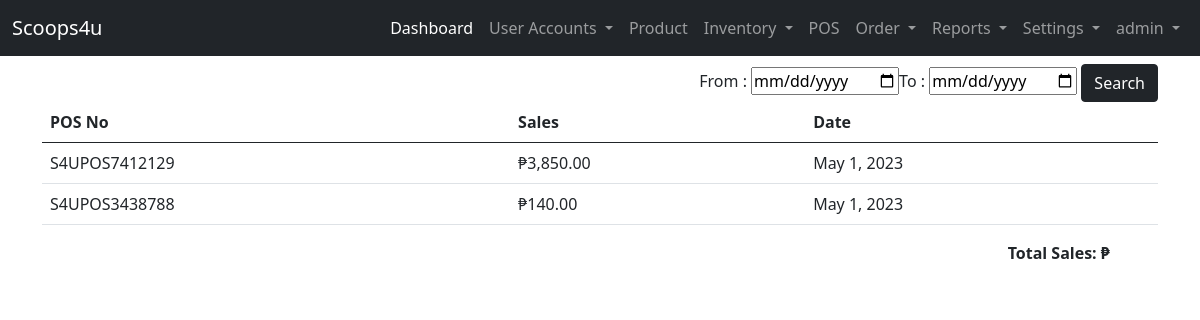
The page /user-site/reports/pos-sales/ (signed in) on the database its author committed.
### landing_page/models.py (models this page shows)
class User(AbstractUser):
    ROLE = ((" "," "),("admin","admin"),("staff","staff"),("reseller","reseller"),("delivery_staff","delivery_staff"))
    STAT = ((" "," "),("active","active"),("inactive","inactive"))
    role = models.CharField(max_length=50, null=True, default=None, choices=ROLE)
    status = models.CharField(max_length=50, null=True, default=None , choices=STAT)

### admin_site/models.py (models this page shows, shortened)
class Cart_Payment(models.Model):
    STATUS = (("Printed","Printed"),("not Print","not Print"))
    cart_user = models.CharField(max_length=200, null=False, default=None, verbose_name='Role')
    pos_number = models.CharField(max_length=200, null=True,  verbose_name='Pos Number')
    cart_no = models.CharField(max_length=200, null=True,  verbose_name='cart No')
    cart_TotalAmount =  models.BigIntegerField(null=True, verbose_name='Total Amount')
    cart_cash = models.BigIntegerField( null=True, verbose_name='Cash')
    cart_change = models.BigIntegerField(null=True, verbose_name='change')
    cart_status = models.CharField(max_length=250, null=True, choices=STATUS, verbose_name='Status')
    cart_date = models.DateField(default=timezone.now, verbose_name='Date')

### admin_site/views.py (the view)
# urls.py: path('reports/pos-sales/', views.report_pos_sales, name='report_pos_sales'),
@login_required(login_url='landing_page:login')
def report_pos_sales(request):
    pos_payment = Cart_Payment.objects.filter(Q(cart_status = 'Printed'))
    context = {
        'pos_payment':pos_payment
    }
    return render(request, 'admin_site/reports/pos_sales.html',context)

### templates/admin_site/reports/pos_sales.html (shortened to what this page needs)
{% extends 'admin_site/base.html' %}
{% block content %}
{% load humanize %}
    <div id="form-date" class="text-end">
        <form action="{% url 'admin_site:search_pos_sales' %}" method="post">
            From : <input type="date" name="start_date" required>To : <input type="date" name="end_date" required> <input type="submit" class="btn btn-dark text-center" value="Search" >
        </form>
    </div>
    <table class="table table-hover">
        <thead>
            <tr>
                <th>POS No</th>
                <th>Sales</th>
                <th>Date</th>
            </tr>
        </thead>
            <tbody>
                {% for list in pos_payment %}
                {% if list.cart_cash > 0 %}
                <tr>
                    <td>{{ list.pos_number}}</td>
                    <td>&#8369;{{ list.cart_TotalAmount|floatformat:2|intcomma}}</td>
                    <td>{{ list.cart_date}}</td>
                </tr>
                {% endif %}
                {% endfor %}
            </tbody>
    </table>
    <div class="text-end px-5">
        <label style="font-weight: bolder;" > Total Sales: &#8369;{{ list_transaction|floatformat:2|intcomma }}    </label>
    </div>
        <br>
{% endblock content %}

### templates/admin_site/base.html (shortened to what this page needs)
{% load static %}
<!DOCTYPE html>
<html lang="en">
<head>
    <link href="https://cdn.jsdelivr.net/npm/bootstrap@5.0.2/dist/css/bootstrap.min.css" rel="stylesheet">
    <link rel="stylesheet" href="{% static 'css/sample.css' %}">
  </head>
<body>
  {% if user.role == "admin"%}
    <nav class="navbar navbar-expand-lg navbar-dark bg-dark">
        <div class="container-fluid">
          <a class="navbar-brand" href="#">Scoops4u</a>
          <div class="collapse navbar-collapse" id="navbarNavDropdown">
            <ul class="navbar-nav ms-auto mb-2 mb-lg-0">
              <li class="nav-item">
                <a class="nav-link active" aria-current="page" href="{% url 'admin_site:dashboard'%}">Dashboard</a>
              </li>
              <li class="nav-item dropdown">
                <a class="nav-link dropdown-toggle" href="#" id="navbarDropdownMenuLink" role="button" data-bs-toggle="dropdown" aria-expanded="false">
                  User Accounts
                </a>
              </li>
              <li class="nav-item">
                <a class="nav-link" href="{%url 'admin_site:list_product' %}">Product</a>
              </li>
              <li class="nav-item dropdown">
                <a class="nav-link dropdown-toggle" href="#" id="navbarDropdownMenuLink" role="button" data-bs-toggle="dropdown" aria-expanded="false">
                  Inventory
                </a>
              </li>
              <li class="nav-item">
                <a class="nav-link" href="{%url 'admin_site:pos' %}">POS</a>
              </li>
              <li class="nav-item dropdown">
                <a class="nav-link dropdown-toggle" href="#" id="navbarDropdownMenuLink" role="button" data-bs-toggle="dropdown" aria-expanded="false">
                  Order
                </a>
              </li>
              <li class="nav-item dropdown">
                <a class="nav-link dropdown-toggle" href="#" id="navbarDropdownMenuLink" role="button" data-bs-toggle="dropdown" aria-expanded="false">
                  Reports
                </a>
              </li>
              <li class="nav-item dropdown">
                <a class="nav-link dropdown-toggle" href="#" id="navbarDropdownMenuLink" role="button" data-bs-toggle="dropdown" aria-expanded="false">
                  Settings
                </a>
              </li>
              <li class="nav-item dropdown">
                <a class="nav-link dropdown-toggle" href="#" id="navbarDropdownMenuLink" role="button" data-bs-toggle="dropdown" aria-expanded="false">
                  {{ user }}
                </a>
              </li>
            </ul>
          </div>
        </div>
      </nav>
  {% endif %}
      <div class="container">
        <div class="row mt-2">
            <div class="col-lg-12">
                {% block content %}
                {% endblock content %}
            </div>
        </div>
      </div>
</body>
</html>

### rows shown on the page
User: username "admin"
Cart_Payment: pos_number "S4UPOS7412129", cart_TotalAmount "3,850.00", cart_date "May 1, 2023"
Cart_Payment: pos_number "S4UPOS3438788", cart_TotalAmount "140.00", cart_date "May 1, 2023"
